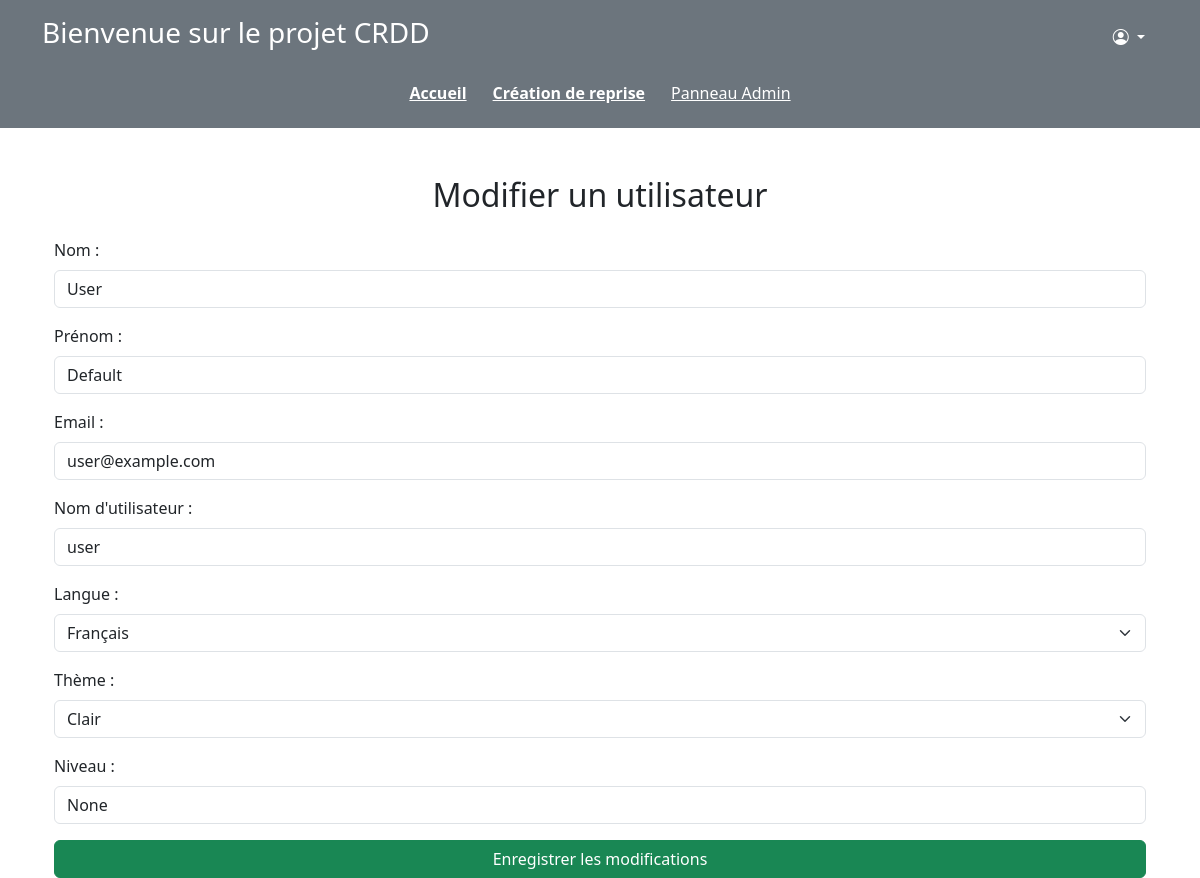
Page /admin/edit_user/2 (signed in) on the committed database.
### app/models.py (models this page shows, shortened)
class User(UserMixin, db.Model):
    __tablename__ = 'user'
    id = db.Column(db.Integer, primary_key=True)  # ID unique pour l'utilisateur
    nom = db.Column(db.String(45), nullable=False)  # Nom de l'utilisateur
    prenom = db.Column(db.String(45), nullable=False)  # Prénom de l'utilisateur
    mail = db.Column(db.String(100), unique=True, nullable=True)  # Email de l'utilisateur
    username = db.Column(db.String(45), unique=True, nullable=False)  # Nom d'utilisateur
    role_id = db.Column(db.Integer, db.ForeignKey('role.id'), nullable=False)  # Clé étrangère vers Role
    date_inscription = db.Column(db.DateTime, default=datetime.utcnow)  # Date d'inscription
    derniere_connexion = db.Column(db.DateTime, nullable=True)  # Dernière connexion
    langue = db.Column(db.String(20), default='Français')  # Langue préférée
    theme = db.Column(db.String(10), default='Clair')  # Thème préféré
    nombre_connexions = db.Column(db.Integer, default=0)  # Suivi des connexions
    reprises = db.relationship('Reprise', back_populates='user')  # Relation avec les reprises
    niveau = db.Column(db.String(45), unique=True, nullable=True)  # Niveau de l'utilisateur
    role = db.relationship('Role', back_populates='users', lazy=True)
    login = db.relationship('Login', back_populates='user', uselist=False, lazy=True)
    historique = db.relationship('Historique', back_populates='user', lazy=True)
    notifications = db.relationship('Notification', back_populates='user', lazy=True)

### app/routes.py (the view, shortened to what this page needs)
@main.route('/admin/edit_user/<int:user_id>', methods=['GET', 'POST'])
def edit_user(user_id):
    user = User.query.get_or_404(user_id)
    return render_template('edit_user.html', user=user)

### app/__init__.py (called while the page is built)
@login_manager.user_loader
def load_user(user_id):
    from .models import User
    return User.query.get(int(user_id))

### app/templates/edit_user.html (shortened to what this page needs)
{% extends 'base.html' %}
{% block content %}
<div class="container mt-5">
    <h2 class="text-center mb-4">Modifier un utilisateur</h2>
    <form method="POST" action="{{ url_for('main.edit_user', user_id=user.id) }}">
        <div class="mb-3">
            <label for="nom" class="form-label">Nom :</label>
            <input type="text" id="nom" name="nom" class="form-control" value="{{ user.nom }}" required>
        </div>
        <div class="mb-3">
            <label for="prenom" class="form-label">Prénom :</label>
            <input type="text" id="prenom" name="prenom" class="form-control" value="{{ user.prenom }}" required>
        </div>
        <div class="mb-3">
            <label for="mail" class="form-label">Email :</label>
            <input type="email" id="mail" name="mail" class="form-control" value="{{ user.mail }}">
        </div>
        <div class="mb-3">
            <label for="username" class="form-label">Nom d'utilisateur :</label>
            <input type="text" id="username" name="username" class="form-control" value="{{ user.username }}" required>
        </div>
        <div class="mb-3">
            <label for="langue" class="form-label">Langue :</label>
            <select id="langue" name="langue" class="form-select">
                <option value="Français" {% if user.langue == 'Français' %}selected{% endif %}>Français</option>
            </select>
        </div>
        <div class="mb-3">
            <label for="theme" class="form-label">Thème :</label>
            <select id="theme" name="theme" class="form-select">
                <option value="Clair" {% if user.theme == 'Clair' %}selected{% endif %}>Clair</option>
            </select>
        </div>
        <div class="mb-3">
            <label for="niveau" class="form-label">Niveau :</label>
            <input type="text" id="niveau" name="niveau" class="form-control" value="{{ user.niveau }}">
        </div>
        <div class="d-grid">
            <button type="submit" class="btn btn-success">Enregistrer les modifications</button>
        </div>
    </form>
</div>
{% endblock %}

### rows in the picture
User: nom "User", prenom "Default", mail "user@example.com", username "user", langue "Français", theme "Clair", niveau "None"
